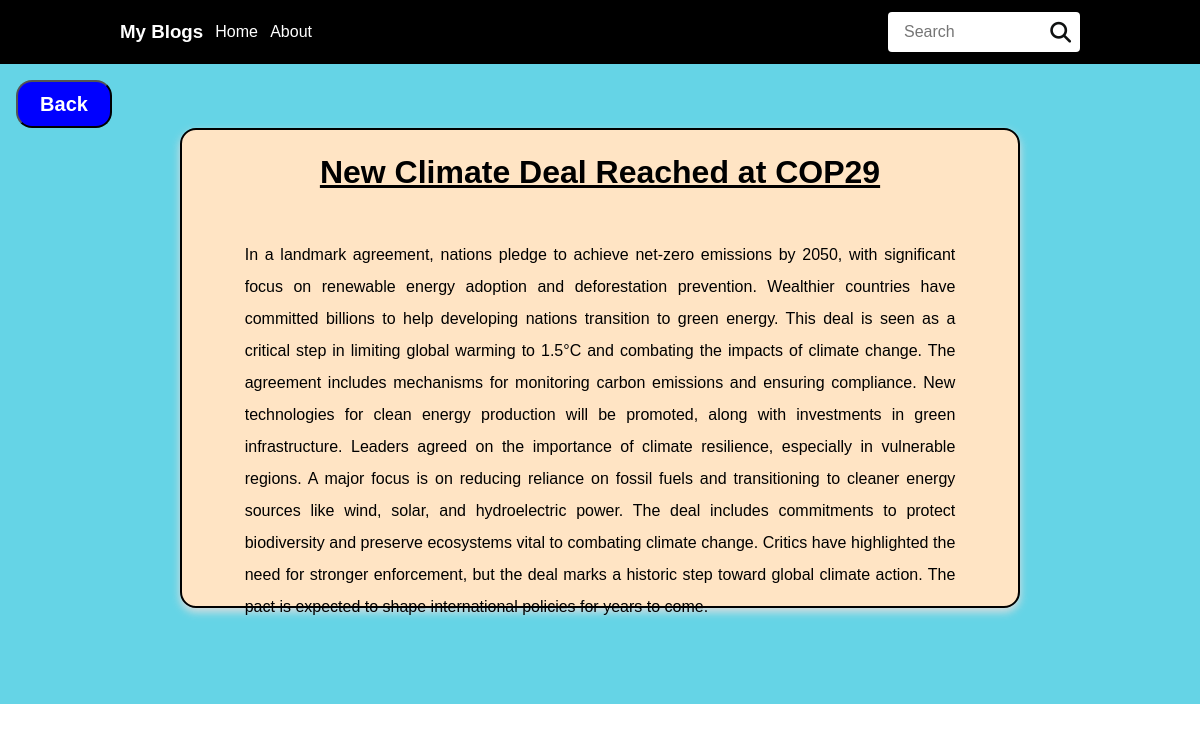
The app's page /blog/2/ with its own data.
### app_1/models.py (models this page shows, shortened)
class articles(models.Model):
    Heading = models.CharField(max_length=100)
    Description = models.CharField(max_length=2000)

### app_1/views.py (the view)
# urls.py: path('blog/<int:pk>/', views.blog, name='blog'),
def blog(request,pk):
    headlines1 = articles.objects.get(id = pk)
    context = {
        'headlines1' : headlines1
    }
    return render(request,'blog.html',context)

### app_1/templates/blog.html (shortened to what this page needs)
<!DOCTYPE html>
{% load static %}
<html lang="en">
<head>
    <link rel="stylesheet" href="https://cdnjs.cloudflare.com/ajax/libs/font-awesome/6.6.0/css/all.min.css" />
    <link rel="stylesheet" href="{% static 'css/blog.css' %}">
</head>
<body>
    {% include 'nav.html' %}
    <div class="contents">
        <div class="back-button">
            <button>
                <a href="{% url 'index' %}">
                    <h2>
                        Back
                    </h2>
                </a>
            </button>
        </div>
        <div class="article-box">
            <div class="article-detail">
                <h1>{{ headlines1.Heading }}</h1>
                <p>{{ headlines1.Description }}</p>
            </div>
        </div>
    </div>
</body>
</html>

### static/css/blog.css (style rules this page uses)
* { margin: 0; box-sizing: border-box; font-family: Arial; }
.back-button button { height: 3rem; width: 6rem; padding: 0.5rem; background-color: blue; color: white; margin-top: 1rem; margin-left: 1rem; border-radius: 1rem; }
button a { text-decoration: none; color: white; }
.contents { background-color: rgb(101, 212, 230); width: 100%; height: 40rem; }
.article-box { width: 100%; display: flex; justify-content: center; align-items: center; }
.article-detail { width: 70%; border: 2px solid black; display: flex; flex-direction: column; align-items: center; border-radius: 1rem; box-shadow: 0px 4px 8px #dddddd; height: 30rem; background-color: bisque; }
.article-detail h1 { width: 100%; margin-top: 1.5rem; text-align: center; text-decoration: underline; }
.article-detail p { text-align: justify; width: 85%; margin-top: 3rem; line-height: 2rem; }

### records on screen
articles: Heading "New Climate Deal Reached at COP29", Description "In a landmark agreement, nations pledge to achieve net-zero emissions by 2050, with significant focus on renewable energy adoption and deforestation prevention. Wealthier countries have committed billions to help developing nations transition to green energy. This deal is seen as a critical step in limiting global warming to 1.5°C and combating the impacts of climate change. The agreement includes mechanisms for monitoring carbon emissions and ensuring compliance. New technologies for clean energy production will be promoted, along with investments in green infrastructure. Leaders agreed on the importance of climate resilience, especially in vulnerable regions. A major focus is on reducing…"
